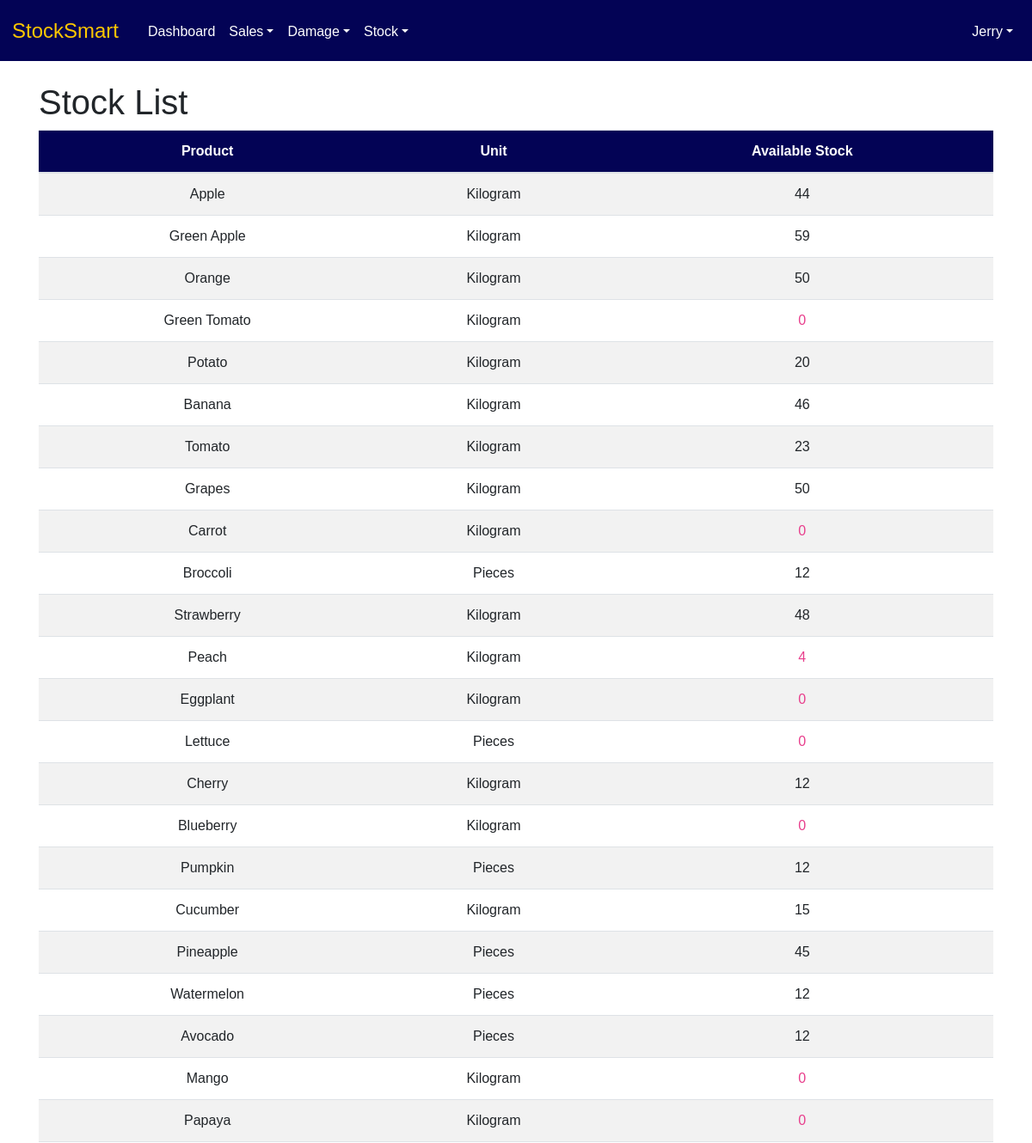
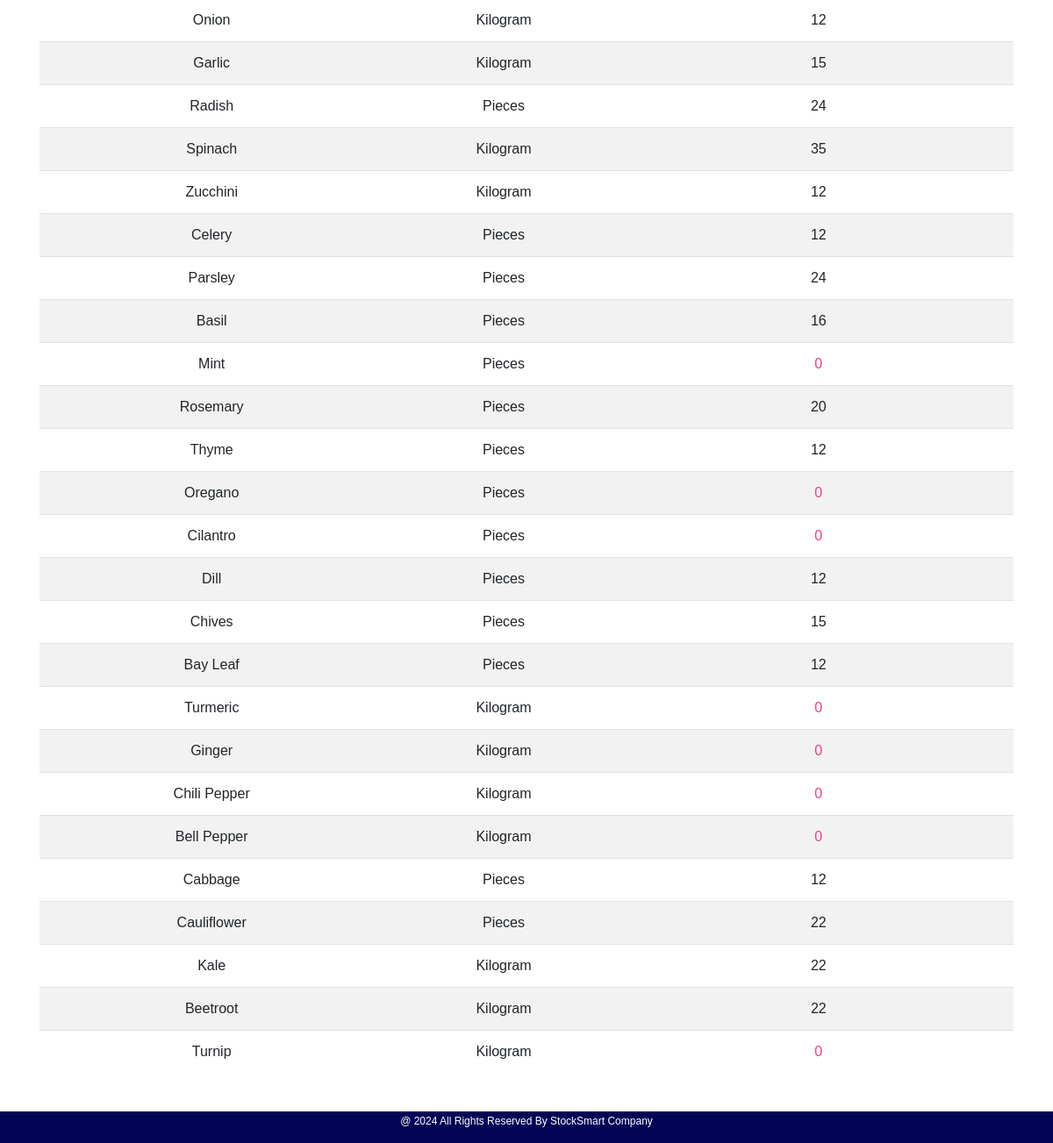
Page /Stock/stock_staff/ (signed in) on the earlier database version (2 pictures, top to bottom).
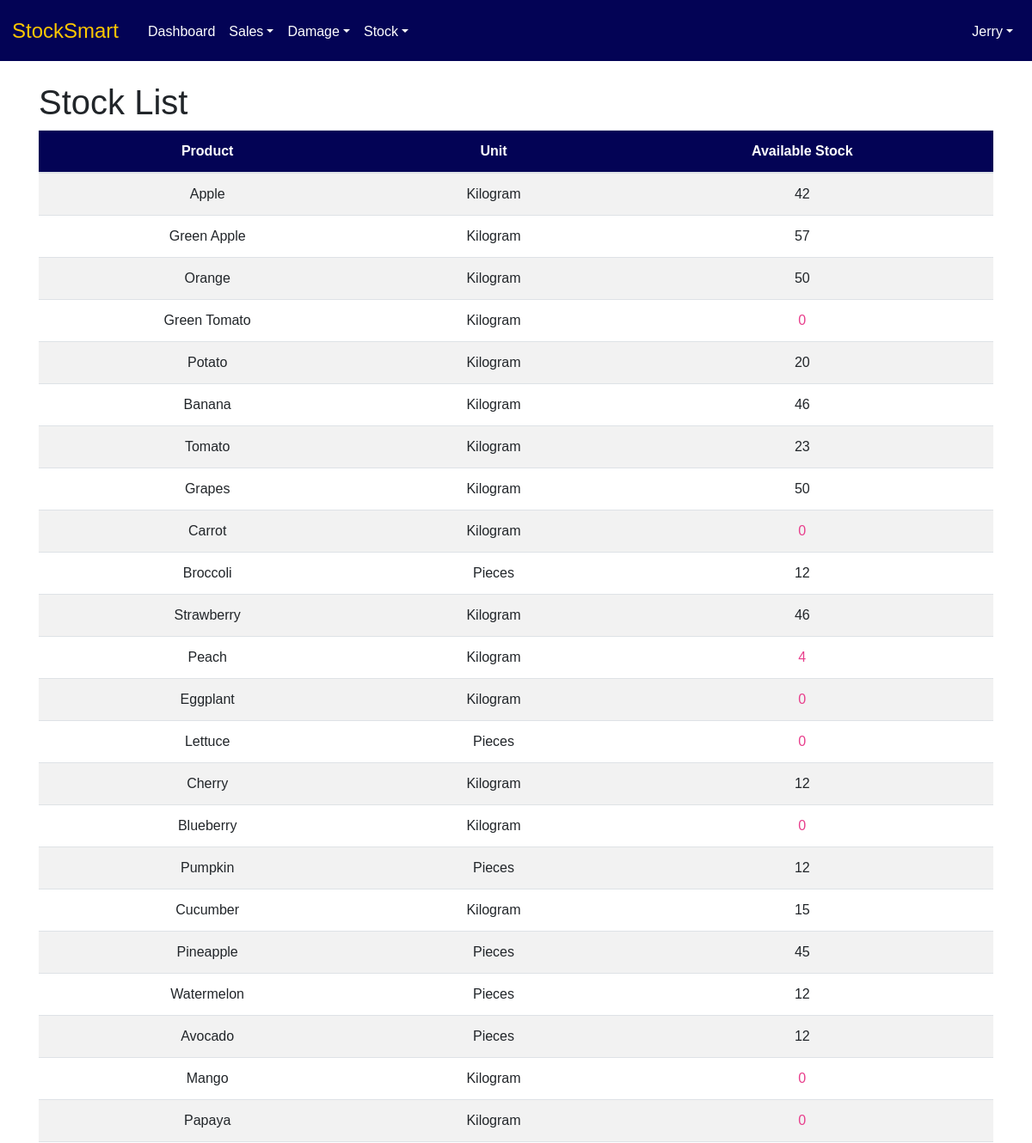
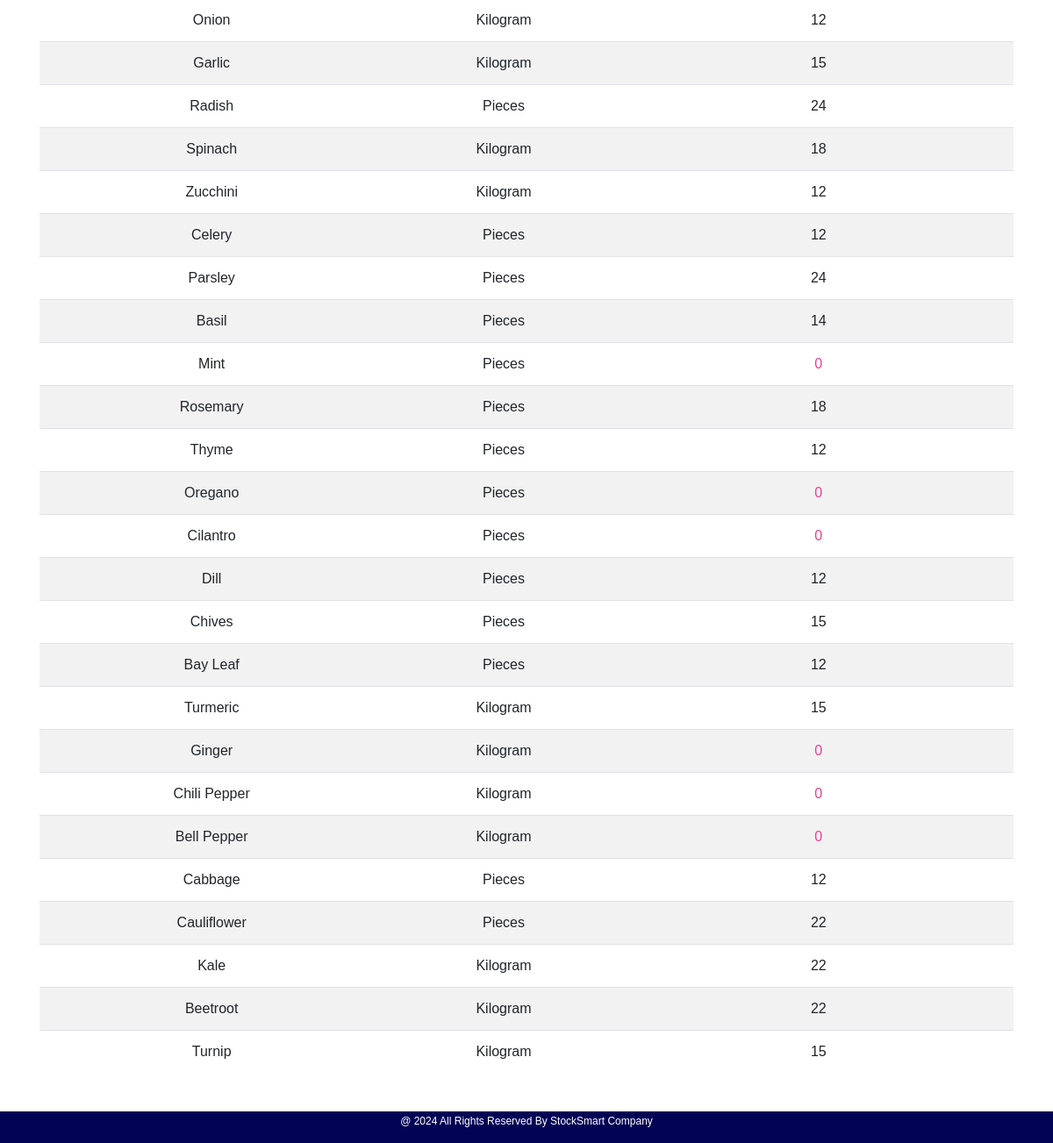
Same page on the later database version (2 pictures, top to bottom).
### Stock/models.py (models this page shows, shortened)
class stockTable(models.Model):
    st_item = models.OneToOneField(itemTable, on_delete=models.CASCADE)
    st_purchasesStock = models.PositiveIntegerField(default=0)
    st_soldStock = models.PositiveIntegerField(default=0)
    st_salesReturnStock = models.PositiveIntegerField(default=0)
    st_damageStock = models.PositiveIntegerField(default=0)
    st_remainingStock = models.PositiveIntegerField(default=0)

### Core/models.py (models this page shows, shortened)
class itemTable(models.Model):
    UNIT_CHOICES = [
        ('Kilogram', 'Kg'),
        ('Pieces', 'Pcs'),
    ]
    CATEGORY_CHOICE = [
        ('Vegetables', 'Veg'),
        ('Fruits', 'Fru'),
    ]
    item_name = models.CharField(max_length=50, null=True, blank=True, unique=True)
    item_category = models.CharField(max_length=50, choices=CATEGORY_CHOICE)
    item_unit = models.CharField(max_length=15, choices=UNIT_CHOICES)

### Stock/views.py (the view)
# urls.py: path("stock_staff/", views.stock_s_list, name="stock_staff"),
@staff_required
def stock_s_list(request):
    base_template = 'user/Index.html' if request.user.role == "Admin" else 'user/staff_index.html'
    st=stockTable.objects.all()
    return render(request,"stock/stock_s_list.html",{'st':st, 'base_template':base_template})

### templates/stock/stock_s_list.html (shortened to what this page needs)
<!DOCTYPE html>
{% extends base_template %}
{% load static %}
{% block content %}
<html lang="en">
<head>
    <link rel="stylesheet" href="https://stackpath.bootstrapcdn.com/bootstrap/4.3.1/css/bootstrap.min.css">
    <link href="{% static 'assets/style.css' %}" rel="stylesheet">
</head>
<body>
<div class="container">
    <h1 class="mt-4">Stock List</h1>
    <table class="table table-striped">
        <thead class="bg-info">
            <tr>
                <th scope="col">Product</th>
                <th scope="col">Unit</th>
                <th scope="col">Available Stock</th>
            </tr>
        </thead>
        <tbody>
            {% for i in st %}
                <tr>
                    <td>{{ i.st_item.item_name }}</td>
                    <td>{{ i.st_item.item_unit }}</td>
                    <td class="{% if i.st_remainingStock < 10 %}low-stock{% endif %}">{{ i.st_remainingStock }}</td>
                </tr>
            {% endfor %}
        </tbody>
    </table>
</div>
</body>
</html>
{% endblock %}

Differences in the rows shown:
changed stockTable "Apple": st_remainingStock "44" → "42"
changed stockTable "Green Apple": st_remainingStock "59" → "57"
changed stockTable "Strawberry": st_remainingStock "48" → "46"
changed stockTable "Spinach": st_remainingStock "35" → "18"
changed stockTable "Basil": st_remainingStock "16" → "14"
changed stockTable "Rosemary": st_remainingStock "20" → "18"
changed stockTable "Turmeric": st_remainingStock "0" → "15"
changed stockTable "Turnip": st_remainingStock "0" → "15"
